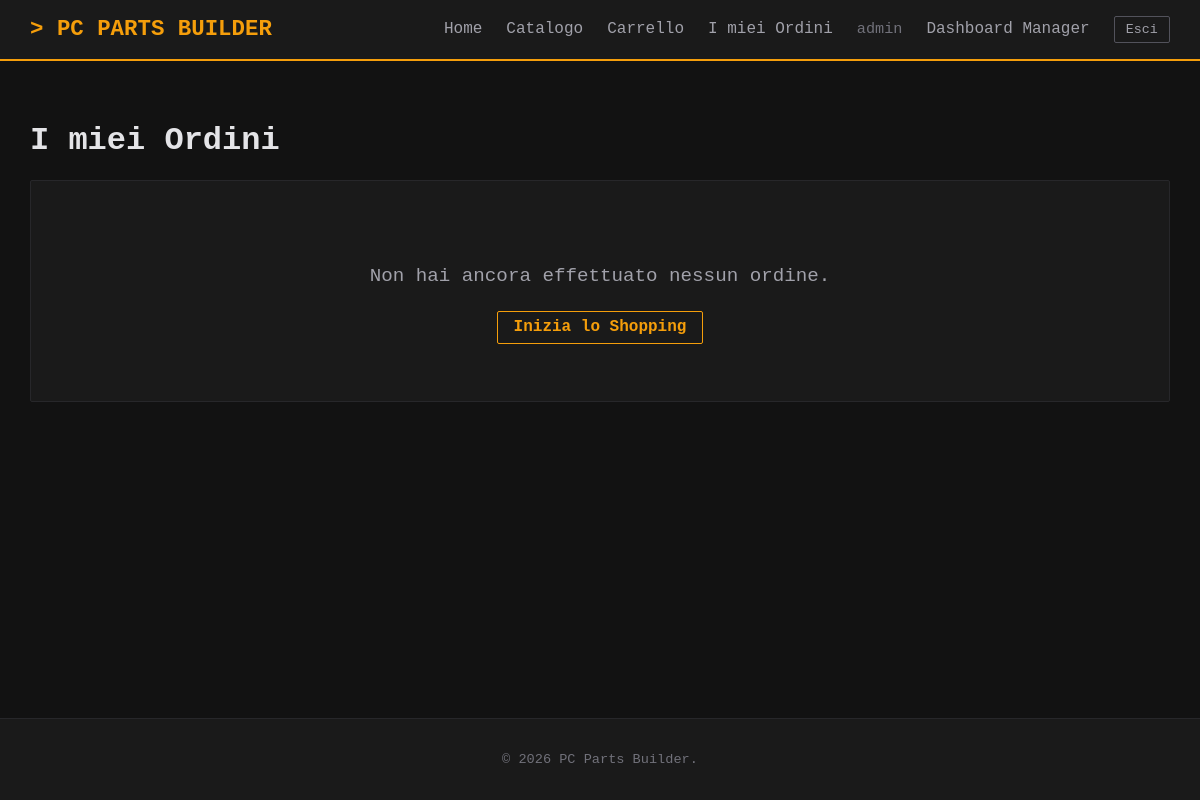
The page /shop/orders/ (signed in) on the database as committed earlier.
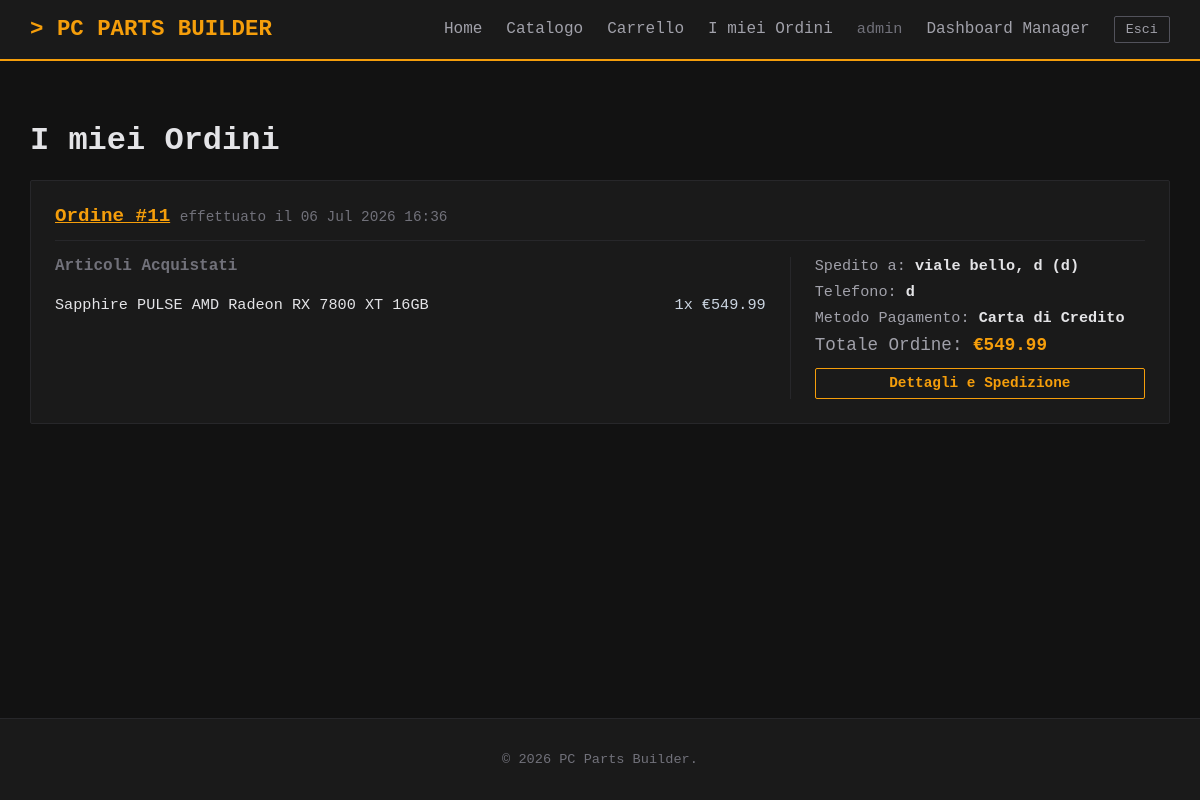
The same page on the database as committed later.
### shop/models.py (models this page shows, shortened)
class Order(models.Model):
    SHIPPING_STATUS_CHOICES = [
        ('ricevuto', 'Ordine ricevuto'),
        ('spedizione', 'Spedizione'),
        ('transito', 'In transito'),
        ('consegna', 'In consegna'),
        ('consegnato', 'Consegnato'),
    ]
    user = models.ForeignKey(settings.AUTH_USER_MODEL, on_delete=models.CASCADE, related_name='orders')
    indirizzo = models.CharField(max_length=255)
    citta = models.CharField(max_length=100)
    codice_postale = models.CharField(max_length=20)
    numero_di_telefono = models.CharField(max_length=20)
    created = models.DateTimeField(auto_now_add=True)
    updated = models.DateTimeField(auto_now=True)
    payment_method = models.CharField(max_length=50, default='card')
    shipping_status = models.CharField(
        max_length=20,
        choices=SHIPPING_STATUS_CHOICES,
        default='ricevuto',
        verbose_name="Stato Spedizione"
    )
    class Meta:
        ordering = ['-created']
    def get_total_cost(self):
        return sum(item.get_cost() for item in self.items.all())

class OrderItem(models.Model):
    order = models.ForeignKey(Order, on_delete=models.CASCADE, related_name='items')
    product = models.ForeignKey(Product, on_delete=models.CASCADE, related_name='order_items')
    price = models.DecimalField(max_digits=10, decimal_places=2)
    quantity = models.PositiveIntegerField(default=1)
    def get_cost(self):
        return self.price * self.quantity

class Product(models.Model):
    name = models.CharField(max_length=200)
    description = models.TextField(blank=True)
    price = models.DecimalField(max_digits=10, decimal_places=2)
    stock = models.IntegerField(default=0)
    image = models.ImageField(upload_to='products/', default='products/default.jpg', blank=True)
    seller = models.ForeignKey(settings.AUTH_USER_MODEL, on_delete=models.SET_NULL, null=True, blank=True, related_name='products')
    categories = models.ManyToManyField(Category, related_name='products', blank=True)

### shop/views.py (the view)
# urls.py: path("orders/", views.order_list, name="order_list"),
@login_required
def order_list(request):
    orders = Order.objects.filter(user=request.user)
    return render(request, 'shop/order_list.html', {'orders': orders})

### shop/cart.py (called while the page is built)
    def get_total_items(self):
        return sum(item['quantity'] for item in self)

    def __iter__(self):
        product_ids = self.cart.keys()
        products = Product.objects.filter(id__in=product_ids)
        for product in products:
            self.cart[str(product.id)]['product'] = product
        elementi_carrello = []
        for item in self.cart.values():
            if 'product' in item:
                item['price'] = Decimal(item['price'])
                item['total_price'] = item['price'] * item['quantity']
                elementi_carrello.append(item)
        return iter(elementi_carrello)

    def __len__(self):
        return self.get_total_items()

### shop/context_processors.py (called while the page is built)
def cart(request):
    return {'cart': Cart(request)}

### templates/shop/order_list.html (shortened to what this page needs)
{% extends 'base.html' %}
{% load static %}
{% block css %}
    <link rel="stylesheet" href="{% static 'css/orders.css' %}">
{% endblock %}
{% block content %}
<div class="page-header">
    <h1>I miei Ordini</h1>
</div>
{% if orders %}
    <div class="orders-container">
        {% for order in orders %}
            <div class="order-card">
                <div class="order-header">
                    <div>
                        <a href="{% url 'shop:order_detail' order.id %}" class="order-id" style="text-decoration: underline;">Ordine #{{ order.id }}</a>
                        <span class="order-date">effettuato il {{ order.created|date:"d M Y H:i" }}</span>
                    </div>
                </div>
                <div class="order-body">
                    <div class="order-items-list">
                        <h4 style="margin: 0 0 0.8rem 0; color: #71717a;">Articoli Acquistati</h4>
                        {% for item in order.items.all %}
                            <div class="order-item-row">
                                <span class="name">{{ item.product.name }}</span>
                                <span>{{ item.quantity }}x €{{ item.price }}</span>
                            </div>
                        {% endfor %}
                    </div>
                    <div class="order-details-col">
                        <div>Spedito a: <strong>{{ order.indirizzo }}, {{ order.citta }} ({{ order.codice_postale }})</strong></div>
                        <div>Telefono: <strong>{{ order.numero_di_telefono }}</strong></div>
                        <div>Metodo Pagamento: <strong>
                            {% if order.payment_method == 'card' or order.payment_method == 'card_mock' %}
                                Carta di Credito
                            {% elif order.payment_method == 'paypal' or order.payment_method == 'paypal_mock' %}
                                PayPal
                            {% elif order.payment_method == 'transfer' or order.payment_method == 'transfer_mock' %}
                                Bonifico Bancario
                            {% else %}
                                {{ order.payment_method }}
                            {% endif %}
                        </strong></div>
                        <div style="margin-top: auto; font-size: 1.1rem; display: flex; flex-direction: column; gap: 0.8rem;">
                            <div>Totale Ordine: <strong style="color: #f59e0b;">€{{ order.get_total_cost }}</strong></div>
                            <a href="{% url 'shop:order_detail' order.id %}" class="btn-primary" style="text-align: center; display: block; font-size: 0.9rem; padding: 0.4rem 0.6rem; border-radius: 2px;">Dettagli e Spedizione</a>
                        </div>
                    </div>
                </div>
            </div>
        {% endfor %}
    </div>
{% else %}
    <div class="no-orders">
        <p>Non hai ancora effettuato nessun ordine.</p>
        <a href="{% url 'shop:product_list' %}" class="btn-primary">Inizia lo Shopping</a>
    </div>
{% endif %}
{% endblock %}

Rows that differ between the two databases and show on the page:
added Order: id "11", created "06 Jul 2026 16:36", indirizzo "viale bello", citta "d", codice_postale "d", numero_di_telefono "d", payment_method "Carta di Credito", get_total_cost "549.99"
added OrderItem: product.name "Sapphire PULSE AMD Radeon RX 7800 XT 16GB", quantity "1", price "549.99"
Other text that changed with them:
text no longer shown: "Non hai ancora effettuato nessun ordine. Inizia lo Shopping"
